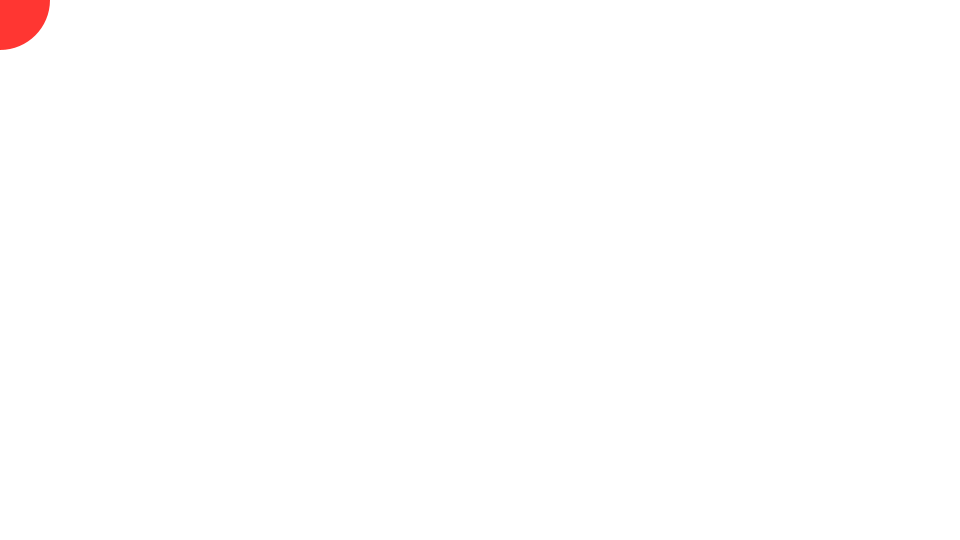
Frame 1 (no input)
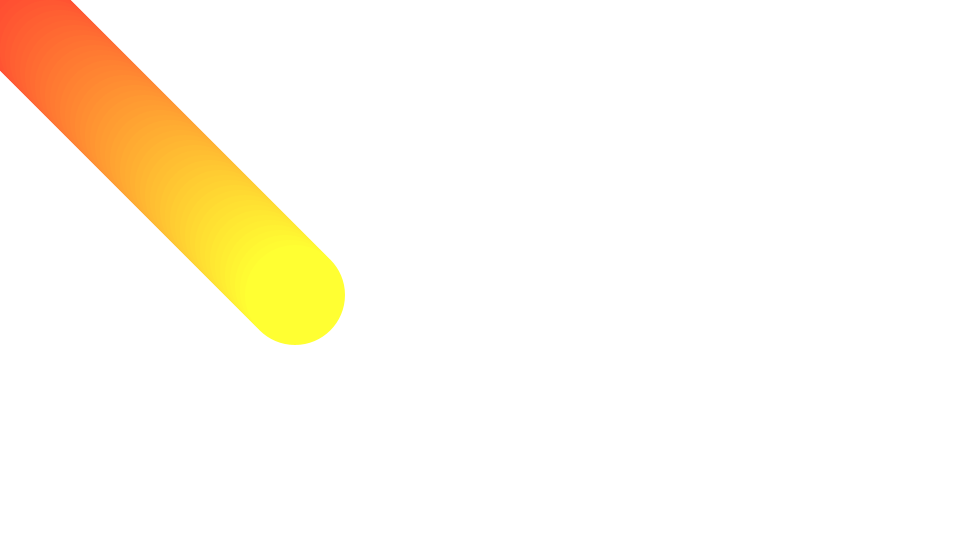
Frame 60 (the mouse pressed at the canvas centre just before this capture)
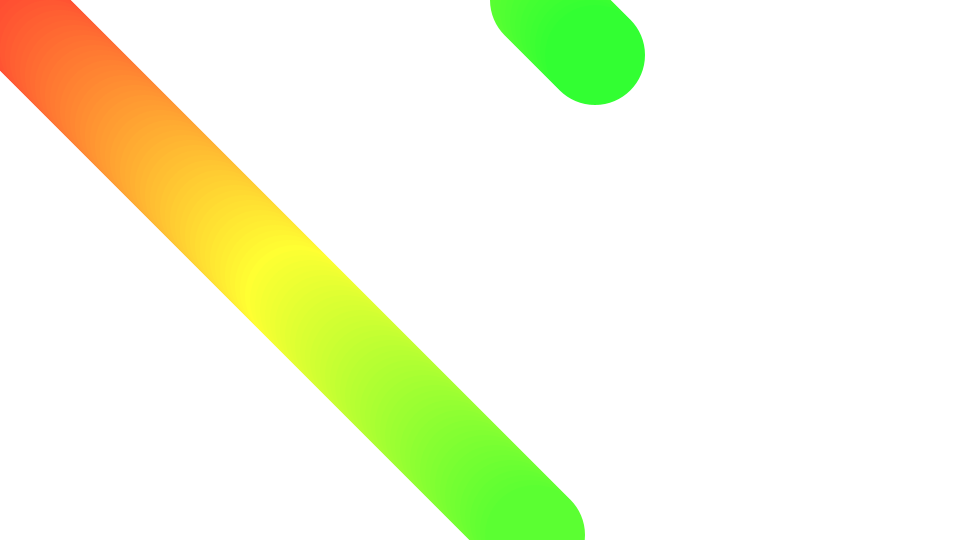
Frame 120 (the mouse held since frame 60 and released just before this capture)

The Processing sketch that drew these frames (run headless with seeded random() and noise(); from frame 60 on, the mouse is pressed at the canvas centre):

// Processing sketch: sketch_xxx_ball_stripe
// ── sketch_xxx_ball_stripe.pde
// 変数の宣言
int x = 0;
int y = 0;

// setup関数 : 初回1度だけ実行される
void setup() {
  size(960, 540); // ウィンドウサイズを960px,540pxに
  colorMode(HSB, 360, 100, 100); // 色指定をHSBに
  background(0, 0, 100); // 背景の色を白に
}

// draw関数 : setup関数実行後繰り返し実行される
void draw() {
  
  
  noStroke(); // 線の色をナシに
  fill(frameCount%360, 80, 100); // 色相を循環させる0-360
  // frameCount : 実行中の現在のフレーム数（何フレーム目か）を返すシステム変数
  // システム変数：Processing側で予め用意してくれている便利な変数
  ellipse(x, y, 100, 100);  // 楕円を描画

  x = (x + 5)%width; //xの値を5+
  y = (y + 5)%height; // yの値を5+
}
